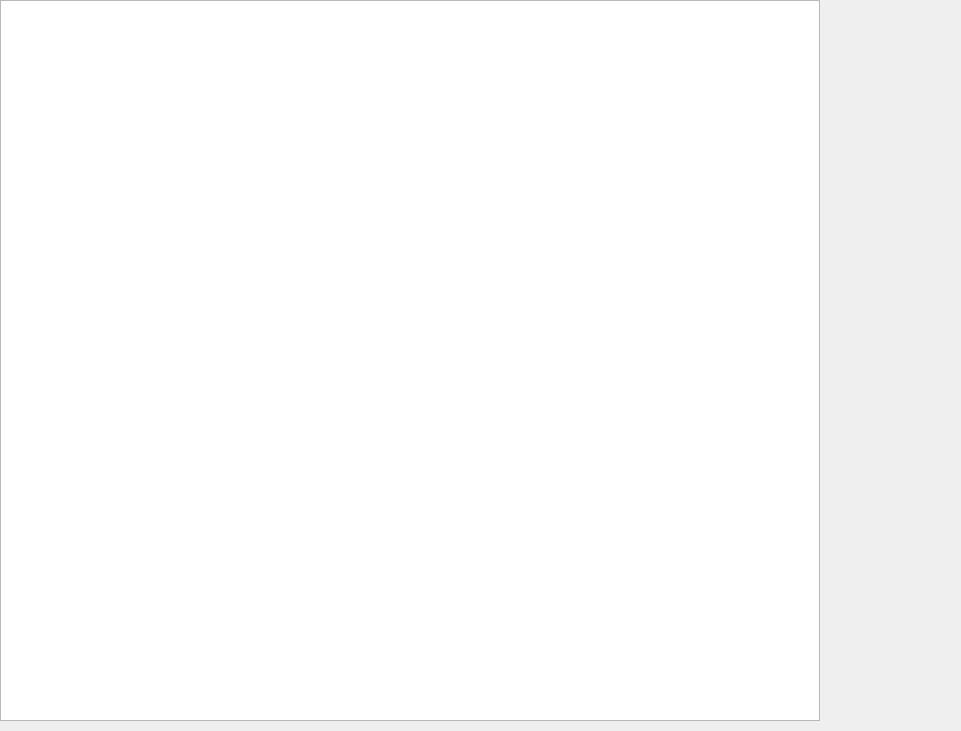
<?xml version="1.0" encoding="UTF-8"?>
<ui version="4.0">
 <class>UserManagementLow</class>
 <widget class="QWidget" name="UserManagementLow">
  <property name="geometry">
   <rect>
    <x>0</x>
    <y>0</y>
    <width>961</width>
    <height>731</height>
   </rect>
  </property>
  <property name="minimumSize">
   <size>
    <width>961</width>
    <height>731</height>
   </size>
  </property>
  <property name="maximumSize">
   <size>
    <width>961</width>
    <height>731</height>
   </size>
  </property>
  <property name="windowTitle">
   <string>Form</string>
  </property>
  <widget class="QTableView" name="tableView">
   <property name="geometry">
    <rect>
     <x>0</x>
     <y>0</y>
     <width>820</width>
     <height>721</height>
    </rect>
   </property>
   <property name="minimumSize">
    <size>
     <width>820</width>
     <height>721</height>
    </size>
   </property>
   <property name="maximumSize">
    <size>
     <width>820</width>
     <height>721</height>
    </size>
   </property>
  </widget>
 </widget>
 <resources/>
 <connections/>
</ui>
